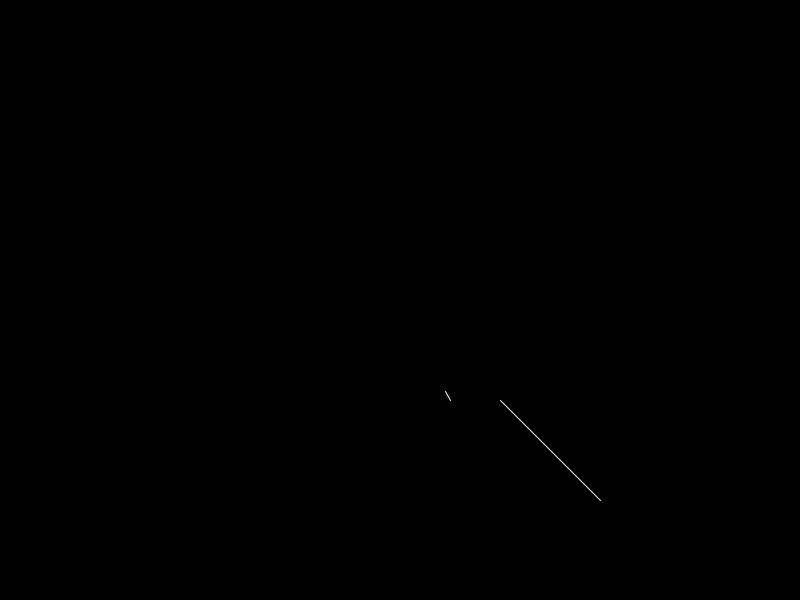
Frame 1 (no input)
Frame 60 (the mouse pressed at the canvas centre just before this capture): identical to frame 1, image omitted
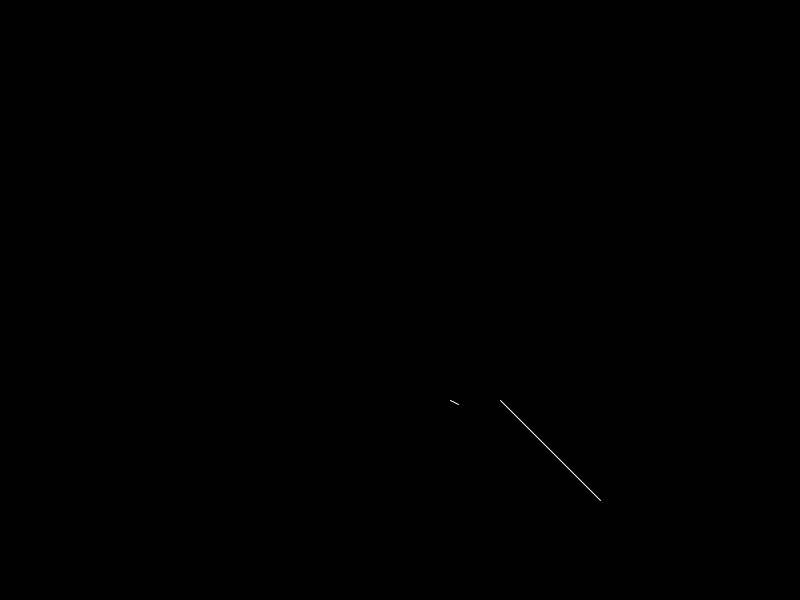
Frame 120 (the mouse held since frame 60 and released just before this capture)

The Processing sketch that drew these frames (run headless with seeded random() and noise(); from frame 60 on, the mouse is pressed at the canvas centre):

// Processing sketch: sketch_190604a
// ── sketch_190604a.pde
void setup() {
  size(800, 600);
}

Boundary b = new Boundary(100,100,200,200);
Ray r = new Ray(50,100);
void draw() {
  background(0);
  
  //set origin to center of the canvas
  translate(width/2, height/2);
  
  r.lookAt(mouseX, mouseY);
  b.show();
  r.show();
}

// ── RaySource.pde
class RaySource 
{
  
  
  
  
  
  
}

// ── boundary.pde
class Boundary 
{  
  PVector v1, v2; 
  
  Boundary(float x1, float y1, float x2, float y2) 
  {
    v1 = new PVector(x1, y1);
    v2 = new PVector(x2, y2);
  }
 
  void show()
  {
    stroke(255);
    line(v1.x, v1.y, v2.x, v2.y);
  }
}

// ── ray.pde
class Ray 
{
  PVector loc;
  PVector dir;
  
  Ray(float x,float y) 
  {
    loc = new PVector(x, y);
    dir = new PVector(0,0);
    //temporary variable must change!!
  }
  
  void show() 
  {
    stroke(255);
    push();
    translate(loc.x, loc.y);
    line(0, 0, dir.x * 10, dir.y * 10);
    pop();
  }
  
  
  void lookAt(float x, float y)
  {
    dir.x = x - loc.x;
    dir.y = y - loc.y;
    dir.normalize();
  }
  
  PVector findIntersection(Boundary b)
  {
    //prepare variables for special formula 
    final float x1 = b.v1.x;
    final float y1 = b.v1.y;
    final float x2 = b.v2.x;
    final float y2 = b.v2.y;
    
    final float x3 = loc.x;
    final float y3 = loc.y;
    final float x4 = x3 + dir.x;
    final float y4 = y3 + dir.y;
   
    //special formula calculation
    float t, u, den;
    
    den = ((x1 - x2) * (y3 - y4)) - ((y1 - y2) * (x3 - x4));
    
    if(den == 0)
      return null;
    // if den is 0, lines are parallel and check is done;
      
    t = (((x1 - x3) * (y3 - y4)) - ((y1 - y3) * (x3 - x4))) / den;
    u = -(((x1 - x2) * (y1 - y3)) - ((y1 - y2) * (x1 - x3))) / den;
    
    if(!((t < 1 && t > 0) && u > 0))
       return null;
       
     //if there is intersection lets denote common x point as Px, common y point as Py;
     float Px, Py;
     
     Px = x1 + t * (x2 - x1);
     Py = y1 + t * (y2 - y1);
     
     return new PVector(Px,Py);
  }
}
